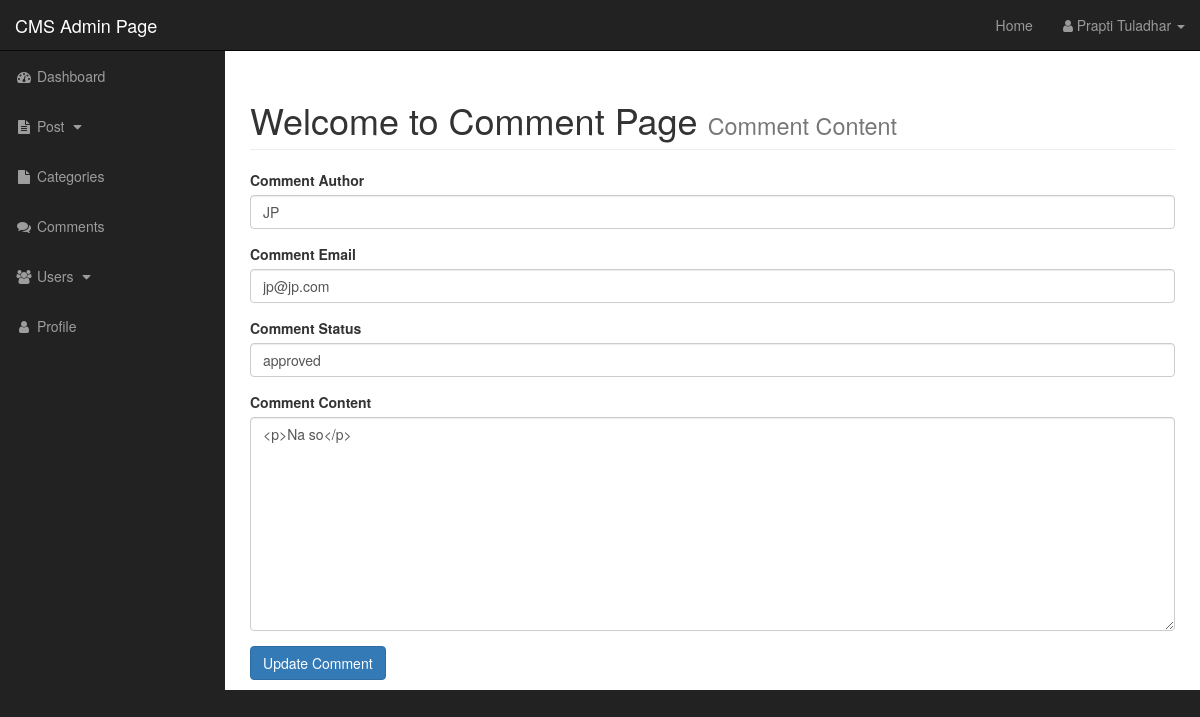
Screenshot of /admin/comment.php?source=edit_comment&c_id=2 (signed in) with the database file from the repository.
### tables this page shows
CREATE TABLE IF NOT EXISTS `comments` (
  `comment_id` int(3) NOT NULL AUTO_INCREMENT,
  `comment_post_id` int(3) NOT NULL,
  `comment_author` varchar(255) NOT NULL,
  `comment_email` varchar(255) NOT NULL,
  `comment_content` text NOT NULL,
  `comment_status` varchar(255) NOT NULL,
  `comment_date` date NOT NULL,
  PRIMARY KEY (`comment_id`)
);

### admin/includes/admin_edit_comment.php (the view, shortened to what this page needs)
<?php
if (isset($_GET['c_id'])) {
	$id = $_GET['c_id'];
} else {
	echo "Wrong ID";
}
$edit_query = "SELECT * FROM comments WHERE comment_id=$id";
$post_run_query = mysqli_query($con, $edit_query);
while ($row = mysqli_fetch_assoc($post_run_query)) {
	$comment_author = $row['comment_author'];
	$comment_email = $row['comment_email'];
	$comment_content = $row['comment_content'];
	$comment_status = $row['comment_status'];
}
?>
<form role="form" action="" method="POST" enctype="multipart/form-data">
	<div class="form-group">
		<label for="comment_author">Comment Author</label>
		<input type="text" name="comment_author" class="form-control" value="<?php echo $comment_author; ?>">
	</div>
	<div class="form-group">
		<label for="comment_email">Comment Email</label>
		<input type="text" name="comment_email" class="form-control" value="<?php echo $comment_email; ?>">
	</div>
	<div class="form-group">
		<label for="comment_status">Comment Status</label>
		<input type="text" name="comment_status" class="form-control" value="<?php echo $comment_status; ?>">
	</div>
	<div class="form-group">
		<label for="comment_content">Comment Content</label>
		<textarea  class="form-control" name="comment_content" id="" cols="30" rows="10"><?php echo $comment_content; ?>
		</textarea>
	</div>
<button type="submit" name="create_comment" class="btn btn-primary" value="Update Comment">Update Comment</button>
</form>

### admin/css/sb-admin.css (style rules this page uses)
body { margin-top: 100px; background-color: #222; }
@media (min-width:768px) { body { margin-top: 50px; } }

### rows the page displays
comments: comment_author "JP", comment_email "jp@jp.com", comment_status "approved", comment_content "<p>Na so</p>"

### other values shown
$_SESSION['firstname'] "Prapti"
$_SESSION['lastname'] "Tuladhar"
